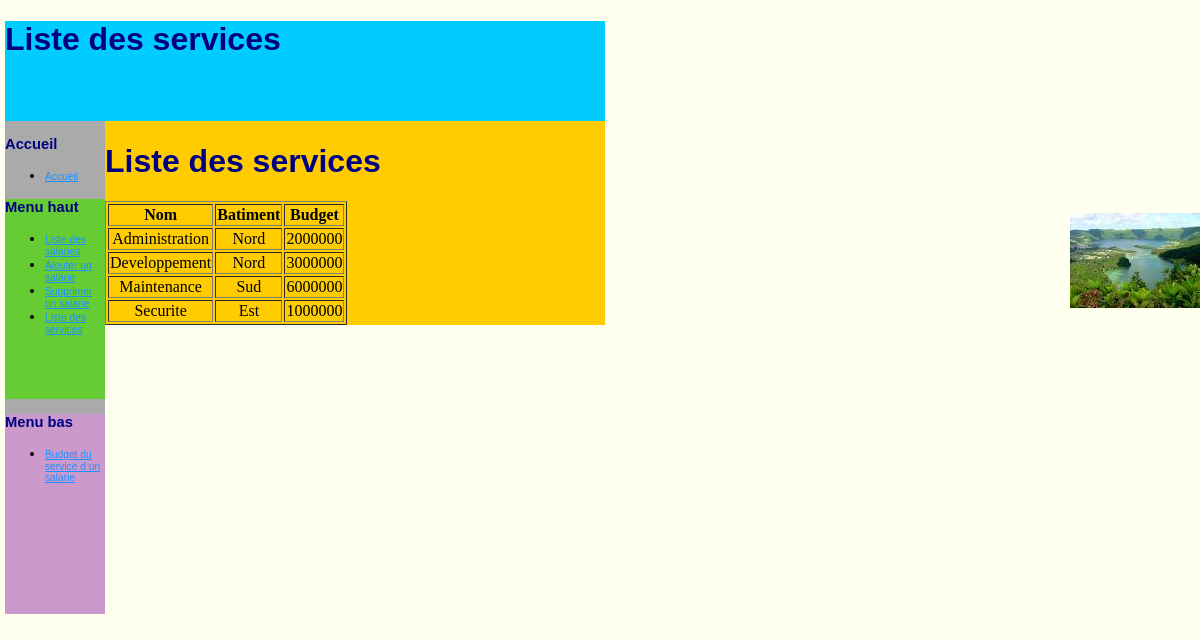
/ExempleMySQL/Liste_services.php, run on the app's committed database.
### tables this page shows
CREATE TABLE `service` (
  `id` char(6) NOT NULL DEFAULT '',
  `Nom` char(30) DEFAULT NULL,
  `batiment` char(15) DEFAULT NULL,
  `budget` int(8) DEFAULT NULL
);

### ExempleMySQL/Liste_services.php (the view, shortened to what this page needs)
<!DOCTYPE HTML PUBLIC "-//W3C//DTD HTML 4.01 Transitional//EN"
"http://www.w3.org/TR/html4/loose.dtd">
<html>
<head>
<link rel="stylesheet" type="text/css" href="styles.css">
</head>
<body>
<div id="bandeau">
<h1>Liste des services</h1>
</div>
<div id="menu">
<div id="menu_accueil">
<h3>Accueil</h3>
<ul>
<li><a href="index.php">Accueil</a></li>
</ul></div>
<div id="menu_haut">
<h3>Menu haut</h3>
<ul>
<li><a href="liste_salaries.php">Liste des salaries</a></li>
<li><a href="ajout_salarie.php">Ajouter un salarie</a></li>
<li><a href="suppr_salaries.php">Supprimer un salarie</a></li>
<li><a href="liste_services.php">Liste des services</a></li>
</ul></div>
<div id="menu_bas"><h3>Menu bas</h3>
<ul>
<li> <a href="saisie_Salarie_req1.php">Budget du service d un salarie</a></li>
</div>
</div>
<div id="contenu">
<?php
    include('acces_base.php');
    $reponse = $bdd->query('SELECT * FROM service');
    echo '<body>';
    echo '<h1>Liste des services </h1>';
    echo '<table border=1>';
    echo '<th> Nom</th> <th> Batiment </th> <th> Budget </th>';
    while ($donnees = $reponse->fetch())
    {
        echo '<tr><td>'.$donnees['Nom'].' </td> <td>'.$donnees['batiment'].'</td> <td>'.$donnees['budget'].' </td></tr>';
    }
    echo '</table>';
    echo '</body>';
?>

### ExempleMySQL/styles.css (style rules this page uses)
body { background-color:#FFFFF0; background-image: url('acores.jpg'); background-repeat:no-repeat; background-position:right center; margin:5px 5px 5px 5px; }
h1 { font-family:comic sans ms, sans-serif; font-size:200%; color:navy; background-color:transparent; text-align:left; }
h3 { font-family:comic sans ms, sans-serif; font-size:92%; color:navy; background-color:transparent; text-align:left; }
li { font-family:comic sans ms, sans-serif; font-size:80%; color:black; background-color:transparent; text-align:left; margin-left:0px; margin-right:0px; }
a:link { font-family:comic sans ms, sans-serif; font-size:80%; color:#1E90FF; background-color:transparent; text-decoration:underline; }
div { text-align:center; }
div#bandeau { width:600px; height:100px; background-color:#00CCFF; }
div#menu { float:left; width:100px; height:400px; background-color:#AAAAAA; }
div#menu_haut { width:100px; height:200px; background-color:#66CC33; }
div#menu_bas { padding:0px; width:100px; height:200px; background-color:#CC99CC; }
div#contenu { float:left; width:500px; background-color:#FFCC00; }

### data on the page
service: Nom "Administration", batiment "Nord", budget "2000000"
service: Nom "Developpement", batiment "Nord", budget "3000000"
service: Nom "Maintenance", batiment "Sud", budget "6000000"
service: Nom "Securite", batiment "Est", budget "1000000"
